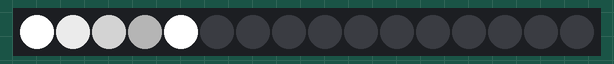
Recording of a sketch running on a simulated Arduino Pro Mini, built with avr-gcc and run on an emulated ATmega328P. Parts: 16 RGB LEDs in strip order, left to right.

Above: at 0.1 s.
At 1.1 s:
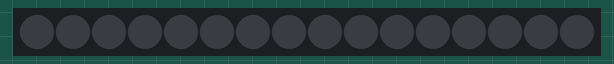

Measured:
- what the display in image 1 shows lasts 1.0 s, from 1.0 s to 2.0 s

The sketch:

ENSAIT_step1.ino
```cpp
// Alice Giordani for ENSAIT e-textile workshops
// upload with "Arduino Pro ou Pro Mini"
// Atmega328 (3.3V, 8MHz)
// TLC 5940

#include "Tlc5940.h"

//Déclaration des LEDs utilisées/branchées au TLC5490
#define  LED1              0
#define  LED2              1
#define  LED3              2
#define  LED4              3
#define  LED5              4

//valeure maximale 4095, intermediaire 3069, moitié 2046, minimale 1023
#define  ULTRA_BRIGHT     4095     // valeur maximale intensité LED
#define  BRIGHT           3069     // valeur intermédiaire intensité LED
#define  LESS_BRIGHT      2046     // valeur moitié intensité LED
#define  MIN_BRIGHT       1023     // valeur minimale intensité LED
#define  OFF              0        // LED éteinte

int LED1_intensity = ULTRA_BRIGHT;
int LED2_intensity = BRIGHT;
int LED3_intensity = LESS_BRIGHT;
int LED4_intensity = MIN_BRIGHT;
int LED5_intensity = ULTRA_BRIGHT;

int Timing = 1000; // millisecondes

/////////////////////// INITIALISATION
void setup()
{
  Tlc.init(); // initialise le TLC5940
}

/////////////////////// BOUCLE PRINCIPALE
void loop()
{
  // Paramètre toutes les valeurs définies précédemment
  Tlc.set(LED1, LED1_intensity);
  Tlc.set(LED2, LED2_intensity);
  Tlc.set(LED3, LED3_intensity);
  Tlc.set(LED4, LED4_intensity);
  Tlc.set(LED5, LED5_intensity);
  // Envoit les valeurs au TLC5490
  Tlc.update();
  // Temps d'affichage
  delay(Timing);

  Tlc.set(LED1, OFF);
  Tlc.set(LED2, OFF);
  Tlc.set(LED3, OFF);
  Tlc.set(LED4, OFF);
  Tlc.set(LED5, OFF);
  // Envoit les valeurs au TLC5490
  Tlc.update();

  delay(Timing);
}
```
